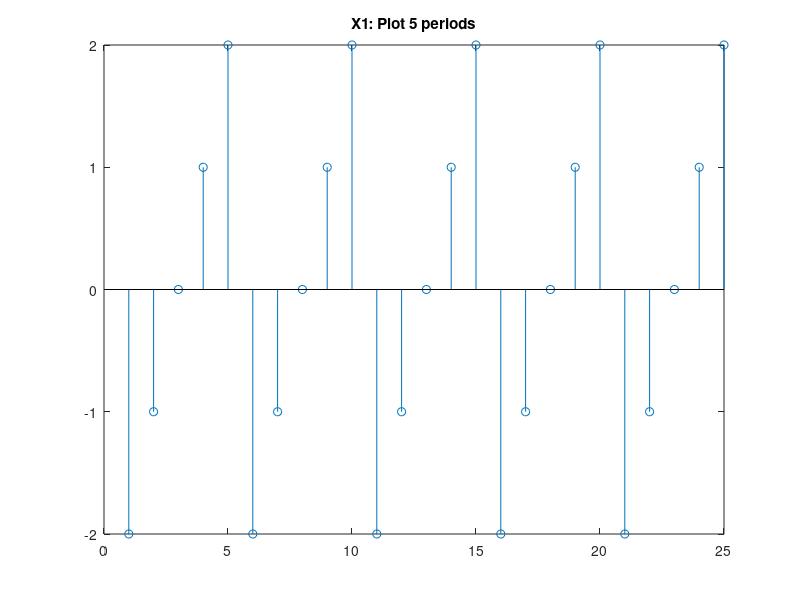

Source code (MATLAB): (Note: this script raises an error after producing the figure.)
z = -12:1:12;
f1 = figure;
x1 = [-2 , -1 , 0 , 1 , 2];
X1 = repmat(x1 , 1 , 5);
figure(f1);
stem(X1);
title("X1: Plot 5 periods")

n = -12:1:12;
f2 = figure;
n0 = 0;
u1 = unitStepSignal(n0 , n);
n1 = 20;
u2 = unitStepSignal(n1 , n);
u = u1 - u2;
e = exp(0.1.*n);
x2 = e.*u;
X2 = repmat(x2 , 1 , 3);
figure(f2);
stem(X2);
title("X2: Multiplication of exp() and unitStep signal")

f3 = figure;
m = -12:1:12;
m0 = 10;
U1 = unitStepSignal(m0 , m);
U2 = unitStepSignal(n0 , m);
U = U2 - U1;
s = sin(0.1 * pi * m);
x3 = s.*U;
X3 = repmat(x3 , 1 , 4);
figure(f3);
stem(X3);
title("X3: multiplication of sin() and unitStep signal")